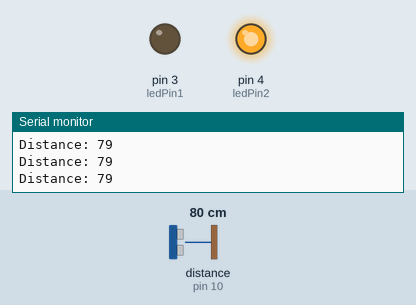
Bench run of a sketch on a simulated Arduino Uno, built with avr-gcc and run on an emulated ATmega328P. Shown: output pins drawn as LEDs (lit = HIGH), the last lines printed to the serial monitor. Wiring (inferred from the names in the program): ultrasonic range finder: trigger pin 9; echo pin 10. The test bench sets the inputs (shaded band); at power-on: distance to the obstacle (sensor on pin 10) 80 cm. The echo pulse lasts 58.3 µs per cm; pins used as bus, display or sensor lines are not drawn.

Above: at 1.2 s.
1.3 s: distance to the obstacle (sensor on pin 10) set to 2 cm
At 1.7 s:
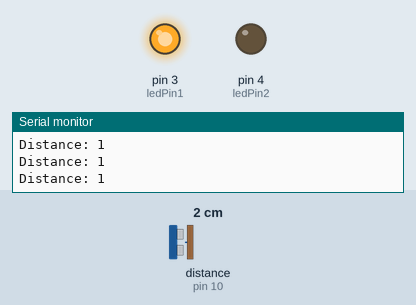
2.8 s: distance to the obstacle (sensor on pin 10) set to 35 cm
At 3.3 s:
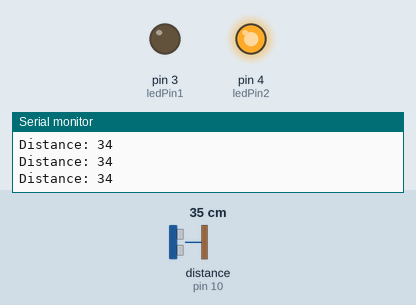
4.3 s: distance to the obstacle (sensor on pin 10) set to 4 cm
At 5.8 s:
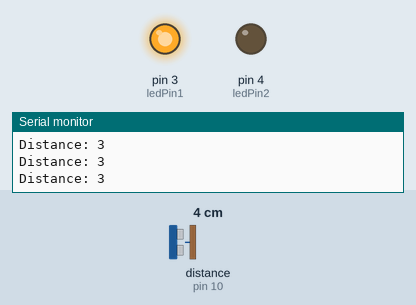
Timing chart, 0 to 7.3 s (numbered marks = the images above; inputs shaded):
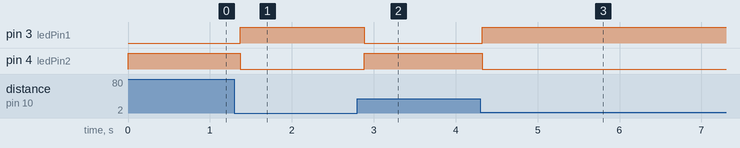

Measured:
- after the input at 1.3 s, pin 3 (ledPin1): LOW → HIGH after 0.07 s; pin 4 (ledPin2): HIGH → LOW after 0.07 s
- after the input at 2.8 s, pin 3 (ledPin1): HIGH → LOW after 0.09 s; pin 4 (ledPin2): LOW → HIGH after 0.09 s
- after the input at 4.3 s, pin 3 (ledPin1): LOW → HIGH at once; pin 4 (ledPin2): HIGH → LOW at once

The sketch:

sensors.ino
```cpp
/*
Project: Ultrasonic Distance Sensors
Author: Dan Shan

Scans from sensors printing distance of nearest object
Turns on the pin 4 LED if nothing is within 20 and the pin 3 LED otherwise
process repeats ever 0.1 seconds

The circuit:
 - LED 1 connected to pin 3 (distance < 20)
 - LED 2 connected to pin 4 (distance > 19)
 - trig pin connected to pin 9
 - echo pin connected to pin 10

*/
const int trigPin = 9,echoPin = 10, ledPin1 = 3, ledPin2 = 4;
void setup() {
  // set the modes for the trigger, echo and LED pins:
  pinMode(trigPin, OUTPUT);
  pinMode(ledPin1, OUTPUT);
  pinMode(ledPin2, OUTPUT);
  pinMode(echoPin, INPUT);
  // initialize serial communication:
  Serial.begin(9600);
}
void loop() {
  // take the trigger pin low to start a pulse:
  digitalWrite(trigPin, LOW);
  // delay 2 microseconds:
  delayMicroseconds(4);
  // take the trigger pin high:
  digitalWrite(trigPin, HIGH);
  // delay 10 microseconds:
  delayMicroseconds(20);
  // take the trigger pin low again to complete the pulse:
  digitalWrite(trigPin, LOW);
  // listen for a pulse on the echo pin:
  long duration = pulseIn(echoPin, HIGH);
  // calculate the distance in cm.
  // Sound travels approximately 0.0343 microseconds/cm
  int distance = duration*0.0343/2;
  Serial.print("Distance: ");
  Serial.println(distance);
  if(distance<20) {
    digitalWrite(ledPin1, HIGH);
    digitalWrite(ledPin2, LOW);
  }
  else {
    digitalWrite(ledPin1, LOW);
    digitalWrite(ledPin2, HIGH);
  }
  // a short delay between readings:
  delay(100);
}
```
